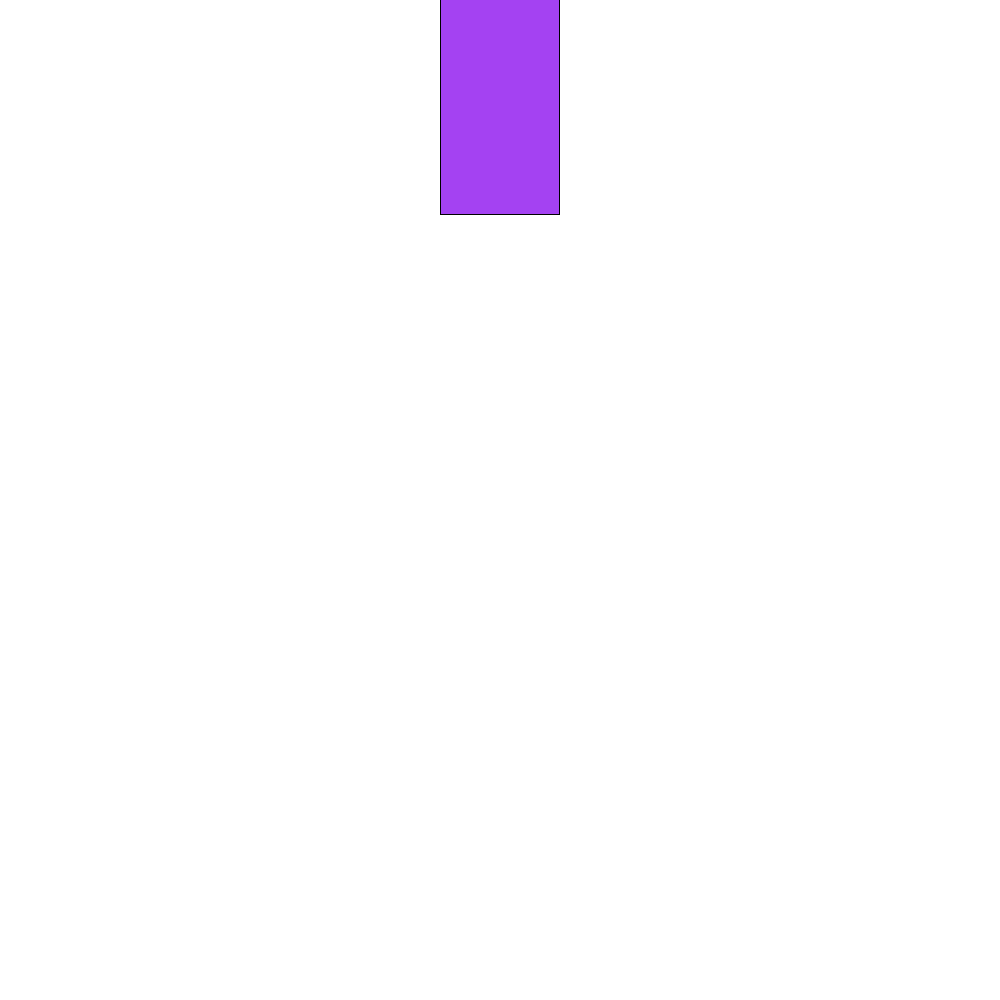
Frame 1 (no input)
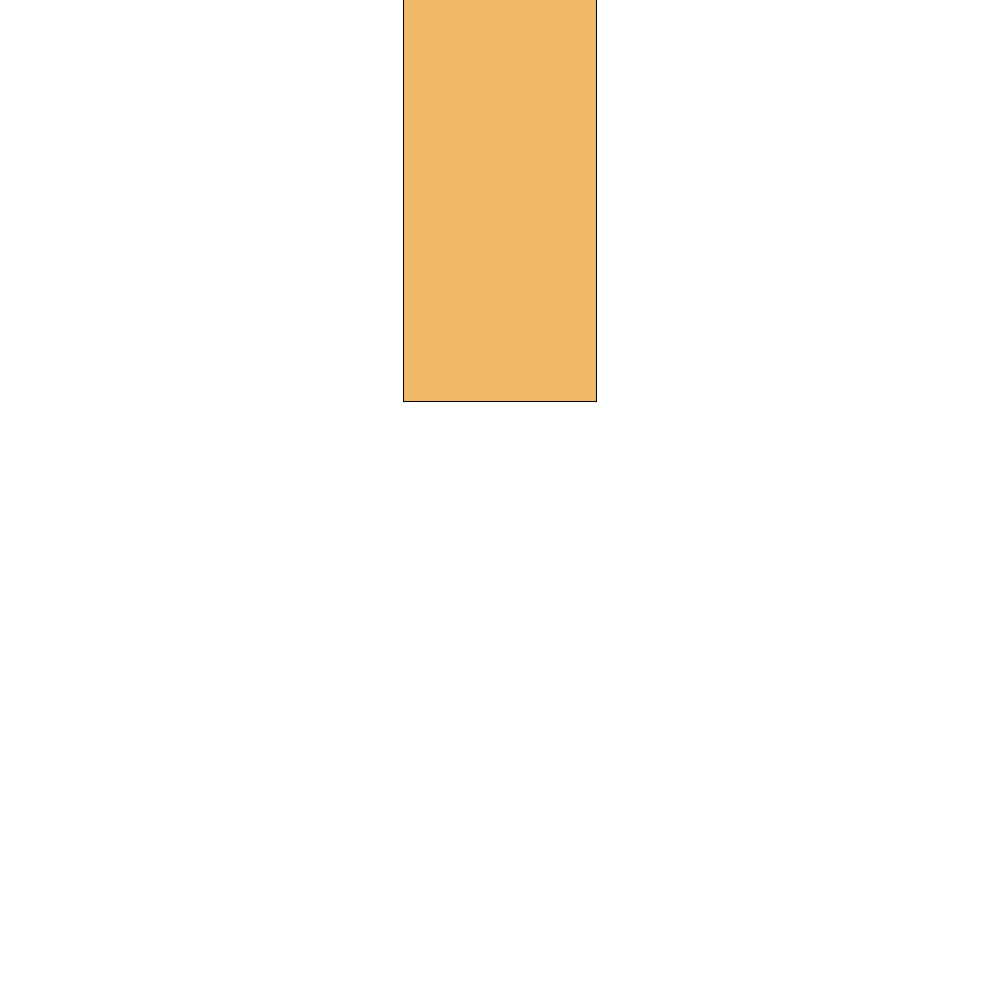
Frame 60 (the mouse pressed at the canvas centre just before this capture)
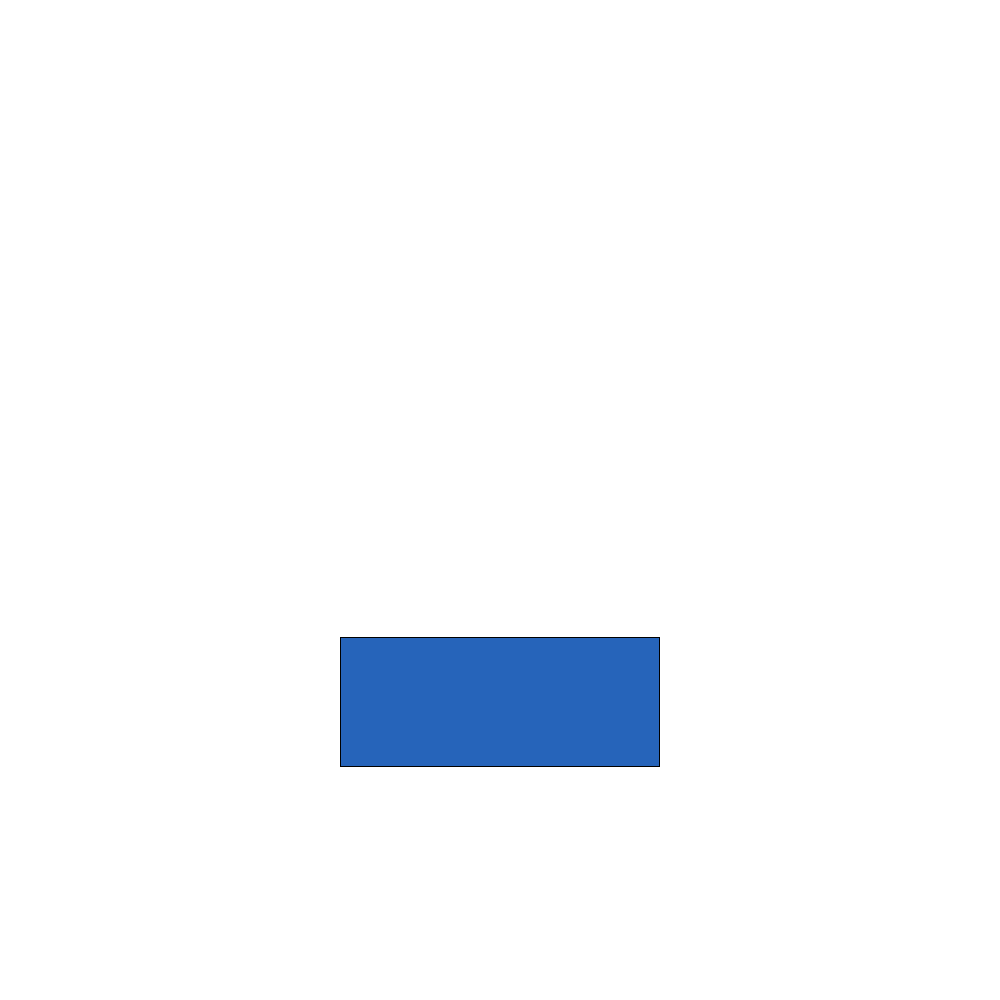
Frame 120 (the mouse held since frame 60 and released just before this capture)

The Processing sketch that drew these frames (run headless with seeded random() and noise(); from frame 60 on, the mouse is pressed at the canvas centre):

// Processing sketch: day_11_2
// ── day_11_2.pde
float x = 500;
float y = 0;
float speed = 0;
float gravity = .1;

void setup(){
 size(1000,1000); 
}
void draw(){
  background(255);
  fill(random(255),random(255),random(255));
  stroke(0);
  rectMode(CENTER);
  rect(x,y,random(500),random(500));
  
  y = y+speed;
  speed = speed + gravity;
  
  if(y>height){
    speed = speed * -.85;
    y = height;
  }
  
  
  
  
  
  
  
  
  
  
  
}
